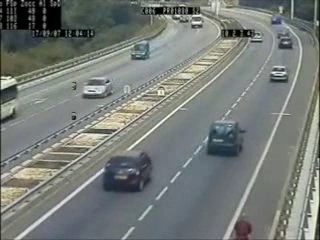
#> input picture frame 75 of vehicle_detection_Labeba/dataset/video2.avi, 320 x 240 px
$ python car.py
#> lines starting #> are read from the running program, lines starting #| are printed output that depends on the picture; after the words box and inside, x2 and y2 are one past the last pixel; in counts of white or black regions, pixels touching at a corner belong together


import cv2
import numpy as np
import math

cascade_src = 'cars.xml'
video_src = 'dataset/video2.avi'
#video_src = 'dataset/video2.avi'

cap = cv2.VideoCapture(video_src)
car_cascade = cv2.CascadeClassifier(cascade_src)

frameWidth = int(cap.get(cv2.CAP_PROP_FRAME_WIDTH))
frameHeight = int(cap.get(cv2.CAP_PROP_FRAME_HEIGHT))


wi=int(frameWidth)
hei=int(frameHeight)

while True:
    ret, img = cap.read()
#> img is the input picture: shape (240, 320, 3); mean B, G, R 120, 123.9, 118.8
    if (type(img) == type(None)):
        break

    gray = cv2.cvtColor(img, cv2.COLOR_BGR2GRAY)

    cars = car_cascade.detectMultiScale(gray, 1.1, 1)
#> cars = [[265, 8, 24, 24], [184, 7, 30, 30], [257, 55, 40, 40], [74, 74, 36, 36], [115, 29, 44, 44], [95, 151, 58, 58], [191, 110, 66, 66], [74, 111, 106, 106]]

    myA=int((wi/2)-10)
    myB=int(hei-20)
    myC=int(wi/2)+10
    myD=int(hei)
    myE=myA+10
    myF=myB+10
    ftext="center is : ("+str(myE)+","+str(myF)+")"


    cv2.rectangle(img,(myA,myB),(myC,myD),(255,0,0),1)
#> img: shape (240, 320, 3); 0.08% of pixels changed, all inside (x1, y1, x2, y2) = (150, 220, 171, 240)


    center1x=int((myA+myC)/2)
    center1y=int((myB+myD)/2)


    img2 = 255* np.ones(shape=[512, 512, 3], dtype=np.uint8)
    p=10
    q=40
    t1=18
    t2=18
    cv2.putText(img2, "object  distance   degree  position indicate",(10,10),fontFace=cv2.FONT_HERSHEY_PLAIN,fontScale=1,color=(0,0,0))
    for (x,y,w,h) in cars:

        center2x=int((x+x+w)/2)
        center2y=int((y+y+h)/2)
        cv2.line(img,(center1x,center1y), (center2x, center2y), (255,255,255),1)
        distance=pow(((center1x-center2x)**2)+((center1y-center2y)**2) ,0.5)
        if (center1x!=center2x):
            degree=math.degrees(math.atan((center2y-center1y)/(center2x-center1x)))
            if (degree<0):
                degree=180+degree

        if (degree>110):
            cv2.rectangle(img,(x,y),(x+w,y+h),(0,0,255),2)
            direc="left"

        elif (degree>70 and degree<110):
            cv2.rectangle(img,(x,y),(x+w,y+h),(255,255,255),2)
            direc="straight"

        else :
            cv2.rectangle(img,(x,y),(x+w,y+h),(0,0,0),2)
            direc="right"

        range="safe"
        if (distance < 130 and (direc=="left" or direc=="straight")):
            range="inRange"
        cv2.putText(img2, "car      "+str(format(distance, '.2f'))+"    "+str(format(degree, '.2f'))+"  "+direc+"  "+range,(p,q),fontFace=cv2.FONT_HERSHEY_PLAIN,fontScale=1,color=(0,0,0))
        cv2.putText(img, "car",(x+2,y+2),fontFace=cv2.FONT_HERSHEY_PLAIN,fontScale=1,color=(255, 255, 255))
        cv2.line(img2,(10,t1), (600, t2), (0,0,0),1)
        q+=30
        t1+=30
        t2+=30
#> this loop made 8 passes
#> (x, y, w, h, center2x, center2y, distance, degree) on passes 1 to 8: (265, 8, 24, 24, 277, 20, 240.4, 119.1), (184, 7, 30, 30, 199, 22, 211.6, 100.6), (257, 55, 40, 40, 277, 75, 194.2, 127), (74, 74, 36, 36, 92, 92, 153.8, 63.77), (115, 29, 44, 44, 137, 51, 180.5, 82.68), (95, 151, 58, 58, 124, 180, 61.61, 54.25), (191, 110, 66, 66, 224, 143, 108, 126.3), (74, 111, 106, 106, 127, 164, 73.79, 63.43)
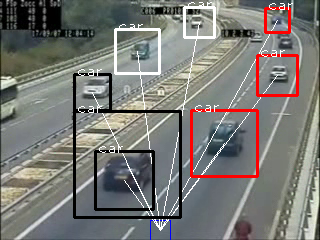
#> img: shape (240, 320, 3); mean B, G, R 117.3, 120.9, 121.3
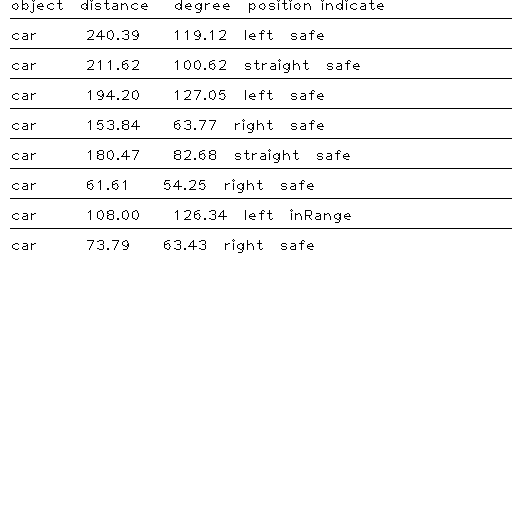
#> img2: shape (512, 512, 3); 97% white; black in thin lines or dots, all inside (x1, y1, x2, y2) = (10, 0, 512, 253)
#> after the loop, q = 280; t1 = 258; t2 = 258


    cv2.imshow('video', img)
    cv2.imshow('video2', img2)


    if cv2.waitKey(33) == 27:
#> (key Esc is pressed here)
        break

cv2.destroyAllWindows()

$ run again, starting later in the video
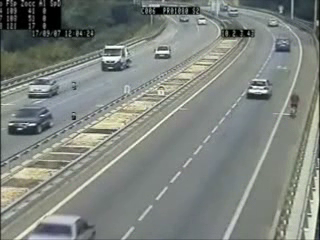
#> input picture frame 337 of vehicle_detection_Labeba/dataset/video2.avi, 320 x 240 px
#> img is the input picture: shape (240, 320, 3); mean B, G, R 126.3, 131.7, 126
#> cars = [[271, 34, 23, 23], [150, 42, 24, 24], [239, 72, 40, 40], [2, 105, 42, 42], [84, 32, 55, 55], [16, 64, 50, 50]]
#> the loop `for (x,y,w,h) in cars: ` made 6 passes
#> (x, y, w, h, center2x, center2y, distance, degree) on passes 1 to 6: (271, 34, 23, 23, 282, 45, 221.6, 123.4), (150, 42, 24, 24, 162, 54, 176, 90.65), (239, 72, 40, 40, 259, 92, 169.8, 125.7), (2, 105, 42, 42, 23, 126, 172, 37.2), (84, 32, 55, 55, 111, 59, 177.9, 74.01), (16, 64, 50, 50, 41, 89, 184.5, 49.84)
#> after the loop `for (x,y,w,h) in cars:`:
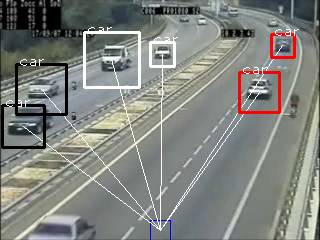
#> img: shape (240, 320, 3); mean B, G, R 126.6, 131.7, 128.8
#> after the loop `for (x,y,w,h) in cars:`:
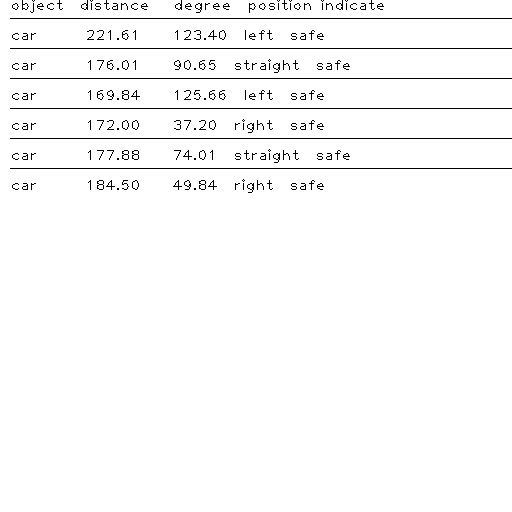
#> img2: shape (512, 512, 3); 97.7% white; black in thin lines or dots, all inside (x1, y1, x2, y2) = (10, 0, 512, 193)
#> after the loop `for (x,y,w,h) in cars:`: q = 220; t1 = 198

$ run again, starting later in the video
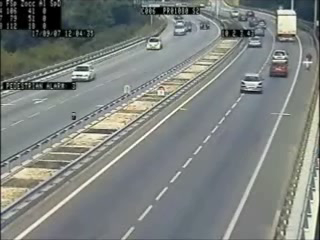
#> input picture frame 600 of vehicle_detection_Labeba/dataset/video2.avi, 320 x 240 px
#> img is the input picture: shape (240, 320, 3); mean B, G, R 126.6, 129.8, 124.9
#> cars = [[243, 32, 23, 23], [265, 60, 26, 26], [238, 73, 29, 29], [252, 48, 45, 45], [27, 47, 61, 61]]
#> the loop `for (x,y,w,h) in cars: ` made 5 passes
#> (x, y, w, h, center2x, center2y, distance, degree) on passes 1 to 5: (243, 32, 23, 23, 254, 43, 209.3, 116.7), (265, 60, 26, 26, 278, 73, 196.4, 126.9), (238, 73, 29, 29, 252, 87, 170, 122.8), (252, 48, 45, 45, 274, 70, 196.5, 125.5), (27, 47, 61, 61, 57, 77, 184.4, 56.05)
#> after the loop `for (x,y,w,h) in cars:`:
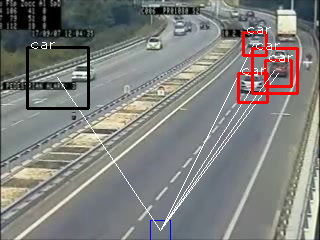
#> img: shape (240, 320, 3); mean B, G, R 124.8, 127.8, 127.6
#> after the loop `for (x,y,w,h) in cars:`:
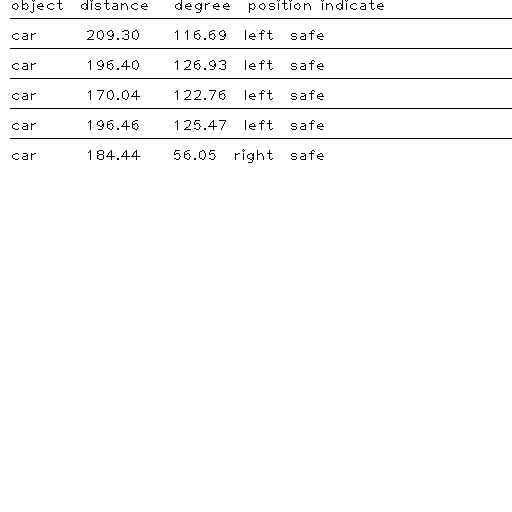
#> img2: shape (512, 512, 3); 98% white; black in thin lines or dots, all inside (x1, y1, x2, y2) = (10, 0, 512, 163)
#> after the loop `for (x,y,w,h) in cars:`: q = 190; t1 = 168
